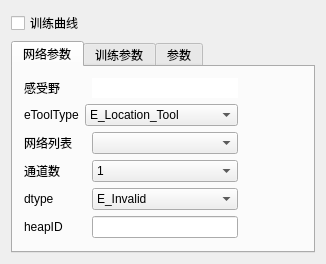
<?xml version="1.0" encoding="UTF-8"?>
<ui version="4.0">
 <class>ParameterDesignWidgetClass</class>
 <widget class="QWidget" name="ParameterDesignWidgetClass">
  <property name="geometry">
   <rect>
    <x>0</x>
    <y>0</y>
    <width>326</width>
    <height>254</height>
   </rect>
  </property>
  <property name="windowTitle">
   <string>ParameterDesignWidget</string>
  </property>
  <layout class="QVBoxLayout" name="verticalLayout">
   <item>
    <widget class="QCheckBox" name="TrainingCurveCBox">
     <property name="text">
      <string>训练曲线</string>
     </property>
    </widget>
   </item>
   <item>
    <widget class="QTabWidget" name="tabWidget">
     <property name="currentIndex">
      <number>0</number>
     </property>
     <widget class="QWidget" name="NetworkParaPage">
      <attribute name="title">
       <string>网络参数</string>
      </attribute>
      <layout class="QHBoxLayout" name="horizontalLayout_4">
       <item>
        <layout class="QVBoxLayout" name="verticalLayout_2">
         <item>
          <layout class="QHBoxLayout" name="horizontalLayout" stretch="3,7">
           <item>
            <widget class="QLabel" name="label">
             <property name="text">
              <string>感受野</string>
             </property>
            </widget>
           </item>
           <item>
            <widget class="QLineEdit" name="receptiveFieldEdit">
             <property name="frame">
              <bool>false</bool>
             </property>
            </widget>
           </item>
          </layout>
         </item>
         <item>
          <layout class="QHBoxLayout" name="horizontalLayout_18" stretch="3,7">
           <item>
            <widget class="QLabel" name="label_13">
             <property name="text">
              <string>eToolType</string>
             </property>
            </widget>
           </item>
           <item>
            <widget class="QComboBox" name="eToolTypeCBox">
             <item>
              <property name="text">
               <string>E_Location_Tool</string>
              </property>
             </item>
             <item>
              <property name="text">
               <string>E_PixelDetect_Tool</string>
              </property>
             </item>
             <item>
              <property name="text">
               <string>E_Classify_Tool</string>
              </property>
             </item>
             <item>
              <property name="text">
               <string>E_UnSupervised_Tool</string>
              </property>
             </item>
             <item>
              <property name="text">
               <string>E_AngleRegress_Tool</string>
              </property>
             </item>
             <item>
              <property name="text">
               <string>E_Total_Tool</string>
              </property>
             </item>
            </widget>
           </item>
          </layout>
         </item>
         <item>
          <layout class="QHBoxLayout" name="horizontalLayout_2" stretch="3,7">
           <item>
            <widget class="QLabel" name="label_2">
             <property name="text">
              <string>网络列表</string>
             </property>
            </widget>
           </item>
           <item>
            <widget class="QComboBox" name="NetworkListCBox"/>
           </item>
          </layout>
         </item>
         <item>
          <layout class="QHBoxLayout" name="horizontalLayout_3" stretch="3,7">
           <item>
            <widget class="QLabel" name="label_3">
             <property name="text">
              <string>通道数</string>
             </property>
            </widget>
           </item>
           <item>
            <widget class="QComboBox" name="ChannelsCBox">
             <item>
              <property name="text">
               <string>1</string>
              </property>
             </item>
             <item>
              <property name="text">
               <string>3</string>
              </property>
             </item>
            </widget>
           </item>
          </layout>
         </item>
         <item>
          <layout class="QHBoxLayout" name="horizontalLayout_16" stretch="3,7">
           <item>
            <widget class="QLabel" name="label_11">
             <property name="text">
              <string>dtype</string>
             </property>
            </widget>
           </item>
           <item>
            <widget class="QComboBox" name="dtypeCBox">
             <item>
              <property name="text">
               <string>E_Invalid</string>
              </property>
             </item>
             <item>
              <property name="text">
               <string>E_Bool</string>
              </property>
             </item>
             <item>
              <property name="text">
               <string>E_UInt8</string>
              </property>
             </item>
             <item>
              <property name="text">
               <string>E_Int8</string>
              </property>
             </item>
             <item>
              <property name="text">
               <string>E_UInt16</string>
              </property>
             </item>
             <item>
              <property name="text">
               <string>E_Int16</string>
              </property>
             </item>
             <item>
              <property name="text">
               <string>E_UInt32</string>
              </property>
             </item>
             <item>
              <property name="text">
               <string>E_Int32</string>
              </property>
             </item>
             <item>
              <property name="text">
               <string>E_UInt64</string>
              </property>
             </item>
             <item>
              <property name="text">
               <string>E_Int64</string>
              </property>
             </item>
             <item>
              <property name="text">
               <string>E_Float32</string>
              </property>
             </item>
             <item>
              <property name="text">
               <string>E_Float64</string>
              </property>
             </item>
             <item>
              <property name="text">
               <string>E_U8String</string>
              </property>
             </item>
            </widget>
           </item>
          </layout>
         </item>
         <item>
          <layout class="QHBoxLayout" name="horizontalLayout_17" stretch="3,7">
           <item>
            <widget class="QLabel" name="label_12">
             <property name="text">
              <string>heapID</string>
             </property>
            </widget>
           </item>
           <item>
            <widget class="QLineEdit" name="heapIDEdit"/>
           </item>
          </layout>
         </item>
         <item>
          <spacer name="verticalSpacer">
           <property name="orientation">
            <enum>Qt::Vertical</enum>
           </property>
           <property name="sizeHint" stdset="0">
            <size>
             <width>20</width>
             <height>40</height>
            </size>
           </property>
          </spacer>
         </item>
        </layout>
       </item>
       <item>
        <spacer name="horizontalSpacer">
         <property name="orientation">
          <enum>Qt::Horizontal</enum>
         </property>
         <property name="sizeHint" stdset="0">
          <size>
           <width>40</width>
           <height>20</height>
          </size>
         </property>
        </spacer>
       </item>
      </layout>
     </widget>
     <widget class="QWidget" name="AugmentParaPage">
      <attribute name="title">
       <string>训练参数</string>
      </attribute>
      <layout class="QHBoxLayout" name="horizontalLayout_15">
       <item>
        <layout class="QVBoxLayout" name="verticalLayout_3">
         <item>
          <layout class="QHBoxLayout" name="horizontalLayout_5" stretch="1,1,3">
           <item>
            <widget class="QLabel" name="label_4">
             <property name="text">
              <string>训练轮数</string>
             </property>
            </widget>
           </item>
           <item>
            <widget class="QLineEdit" name="trainIterCntEdit">
             <property name="frame">
              <bool>false</bool>
             </property>
            </widget>
           </item>
           <item>
            <spacer name="horizontalSpacer_2">
             <property name="orientation">
              <enum>Qt::Horizontal</enum>
             </property>
             <property name="sizeHint" stdset="0">
              <size>
               <width>40</width>
               <height>20</height>
              </size>
             </property>
            </spacer>
           </item>
          </layout>
         </item>
         <item>
          <layout class="QHBoxLayout" name="horizontalLayout_7" stretch="1">
           <item>
            <widget class="QCheckBox" name="AutomaticCBox">
             <property name="text">
              <string>自动停止</string>
             </property>
            </widget>
           </item>
          </layout>
         </item>
         <item>
          <layout class="QHBoxLayout" name="horizontalLayout_8" stretch="1,1,3">
           <item>
            <widget class="QLabel" name="label_6">
             <property name="text">
              <string>BatchSize</string>
             </property>
            </widget>
           </item>
           <item>
            <widget class="QLineEdit" name="BatchSizeEdit">
             <property name="frame">
              <bool>false</bool>
             </property>
            </widget>
           </item>
           <item>
            <spacer name="horizontalSpacer_3">
             <property name="orientation">
              <enum>Qt::Horizontal</enum>
             </property>
             <property name="sizeHint" stdset="0">
              <size>
               <width>40</width>
               <height>20</height>
              </size>
             </property>
            </spacer>
           </item>
          </layout>
         </item>
         <item>
          <layout class="QHBoxLayout" name="horizontalLayout_11" stretch="1,1">
           <item>
            <layout class="QHBoxLayout" name="horizontalLayout_9" stretch="12,10">
             <item>
              <widget class="QLabel" name="label_7">
               <property name="text">
                <string>PatchWidth</string>
               </property>
              </widget>
             </item>
             <item>
              <widget class="QLineEdit" name="PatchWidthEdit">
               <property name="text">
                <string>Default</string>
               </property>
               <property name="frame">
                <bool>false</bool>
               </property>
              </widget>
             </item>
            </layout>
           </item>
           <item>
            <layout class="QHBoxLayout" name="horizontalLayout_10">
             <item>
              <widget class="QLabel" name="label_9">
               <property name="text">
                <string>设备ID</string>
               </property>
              </widget>
             </item>
             <item>
              <widget class="QLineEdit" name="DeviceIDEdit">
               <property name="frame">
                <bool>false</bool>
               </property>
              </widget>
             </item>
            </layout>
           </item>
          </layout>
         </item>
         <item>
          <layout class="QHBoxLayout" name="horizontalLayout_14" stretch="1,1">
           <item>
            <layout class="QHBoxLayout" name="horizontalLayout_12" stretch="12,10">
             <item>
              <widget class="QLabel" name="label_8">
               <property name="text">
                <string>PatchHeight</string>
               </property>
              </widget>
             </item>
             <item>
              <widget class="QLineEdit" name="PatchHeightEdit">
               <property name="text">
                <string>Default</string>
               </property>
               <property name="frame">
                <bool>false</bool>
               </property>
              </widget>
             </item>
            </layout>
           </item>
           <item>
            <layout class="QHBoxLayout" name="horizontalLayout_13">
             <item>
              <widget class="QLabel" name="label_10">
               <property name="text">
                <string>保存频率</string>
               </property>
              </widget>
             </item>
             <item>
              <widget class="QLineEdit" name="saveFrequencyEdit">
               <property name="frame">
                <bool>false</bool>
               </property>
              </widget>
             </item>
            </layout>
           </item>
          </layout>
         </item>
         <item>
          <spacer name="verticalSpacer_3">
           <property name="orientation">
            <enum>Qt::Vertical</enum>
           </property>
           <property name="sizeHint" stdset="0">
            <size>
             <width>20</width>
             <height>40</height>
            </size>
           </property>
          </spacer>
         </item>
        </layout>
       </item>
       <item>
        <spacer name="horizontalSpacer_5">
         <property name="orientation">
          <enum>Qt::Horizontal</enum>
         </property>
         <property name="sizeHint" stdset="0">
          <size>
           <width>40</width>
           <height>20</height>
          </size>
         </property>
        </spacer>
       </item>
      </layout>
     </widget>
     <widget class="QWidget" name="TrainingParaPage">
      <attribute name="title">
       <string>参数</string>
      </attribute>
      <layout class="QHBoxLayout" name="horizontalLayout_20">
       <item>
        <layout class="QVBoxLayout" name="verticalLayout_4">
         <item>
          <layout class="QHBoxLayout" name="horizontalLayout_19" stretch="3,7">
           <item>
            <widget class="QLabel" name="label_14">
             <property name="text">
              <string>eTrainMode</string>
             </property>
            </widget>
           </item>
           <item>
            <widget class="QComboBox" name="eTrainModeCBox">
             <item>
              <property name="text">
               <string>E_TE_RESET</string>
              </property>
             </item>
             <item>
              <property name="text">
               <string>E_TE_INHERITANCE</string>
              </property>
             </item>
            </widget>
           </item>
          </layout>
         </item>
         <item>
          <layout class="QHBoxLayout" name="horizontalLayout_21" stretch="3,7">
           <item>
            <widget class="QLabel" name="label_15">
             <property name="text">
              <string>locateType</string>
             </property>
            </widget>
           </item>
           <item>
            <widget class="QComboBox" name="locateTypeBox">
             <item>
              <property name="text">
               <string>E_LocateCenter</string>
              </property>
             </item>
             <item>
              <property name="text">
               <string>E_LocateCircle</string>
              </property>
             </item>
             <item>
              <property name="text">
               <string>E_LocateRectangle</string>
              </property>
             </item>
             <item>
              <property name="text">
               <string>E_LocateRotateBox</string>
              </property>
             </item>
            </widget>
           </item>
          </layout>
         </item>
         <item>
          <layout class="QHBoxLayout" name="horizontalLayout_22" stretch="3,7">
           <item>
            <widget class="QLabel" name="label_16">
             <property name="text">
              <string>locateSide</string>
             </property>
            </widget>
           </item>
           <item>
            <widget class="QLineEdit" name="locateSideEdit">
             <property name="frame">
              <bool>false</bool>
             </property>
            </widget>
           </item>
          </layout>
         </item>
         <item>
          <spacer name="verticalSpacer_2">
           <property name="orientation">
            <enum>Qt::Vertical</enum>
           </property>
           <property name="sizeHint" stdset="0">
            <size>
             <width>20</width>
             <height>40</height>
            </size>
           </property>
          </spacer>
         </item>
        </layout>
       </item>
       <item>
        <spacer name="horizontalSpacer_4">
         <property name="orientation">
          <enum>Qt::Horizontal</enum>
         </property>
         <property name="sizeHint" stdset="0">
          <size>
           <width>40</width>
           <height>20</height>
          </size>
         </property>
        </spacer>
       </item>
      </layout>
     </widget>
    </widget>
   </item>
  </layout>
 </widget>
 <layoutdefault spacing="6" margin="11"/>
 <resources/>
 <connections/>
</ui>
